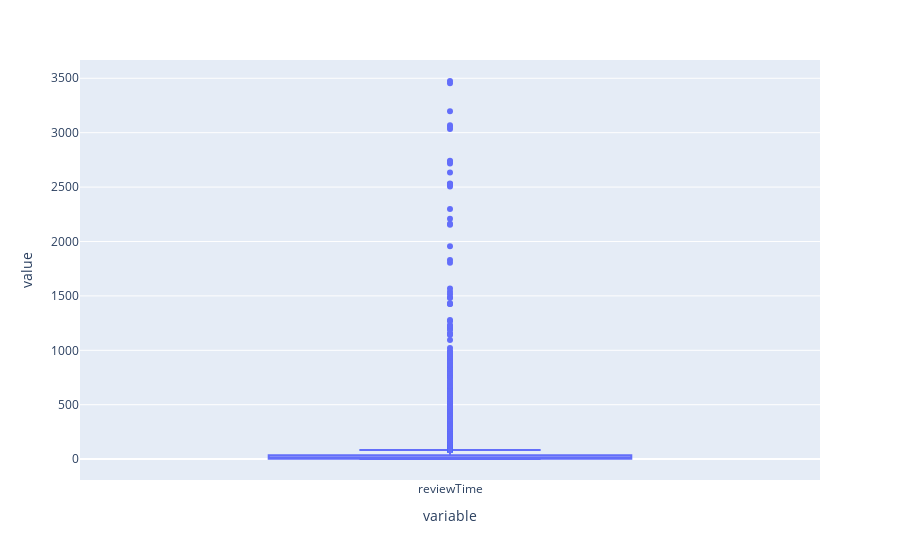

The notebook cell saved with this chart:
### Markdown cell above
To filter out products with minimum review counts we can take a quick look at the boxplot of review counts by products to see where our data sits.

### Code cell
#grouping by product asin
review_count_byproduct = clean_review_df.pivot_table(values=["reviewTime"],index="asin",aggfunc='count')

#plot
fig = px.box(review_count_byproduct)
fig.show()

### Figure 1 — Plotly figure (JSON) as saved in the notebook; plotly's stock layout.template omitted (floating-point values rounded to 4 significant figures; data arrays with more than 128 entries replaced by an {"elided": "..."} marker saying what was removed)
{"data": [{"alignmentgroup": "True", "hovertemplate": "variable=%{x}<br>value=%{y}<extra></extra>", "legendgroup": "", "marker": {"color": "#636efa"}, "name": "", "notched": false, "offsetgroup": "", "orientation": "v", "showlegend": false, "type": "box", "x": {"elided": "12120 str values"}, "x0": " ", "xaxis": "x", "y": {"elided": "12120 int values"}, "y0": " ", "yaxis": "y"}], "layout": {"boxmode": "group", "legend": {"tracegroupgap": 0}, "margin": {"t": 60}, "xaxis": {"anchor": "y", "domain": [0, 1], "title": {"text": "variable"}}, "yaxis": {"anchor": "x", "domain": [0, 1], "title": {"text": "value"}}}}
